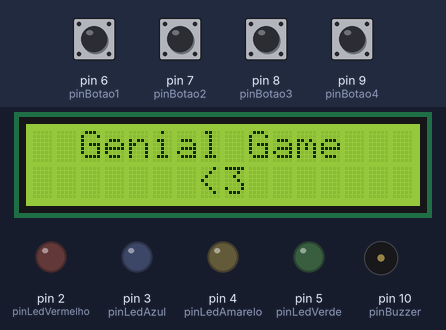
Bench run of a sketch on a simulated Arduino Uno, built with avr-gcc and run on an emulated ATmega328P. On the bench: 16×2 character LCD, output pins drawn as LEDs (lit = HIGH), buzzer (waves = sounding). The test bench sets the inputs (shaded band); at power-on: pin 6 (pinBotao1), pin 7 (pinBotao2), pin 8 (pinBotao3), pin 9 (pinBotao4) HIGH. Random numbers use the default seed unless the sketch sets one.

Above: at 1.2 s.
1.3 s: pin 6 (pinBotao1) pulled LOW for 1 s
At 4.3 s:
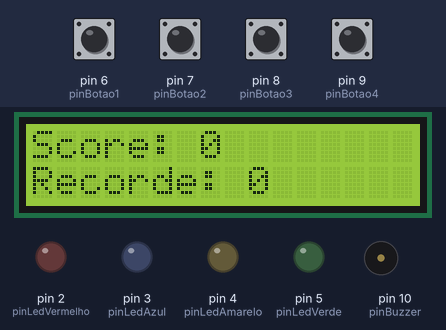
5.1 s: pin 6 (pinBotao1) pulled LOW for 1 s
At 7.2 s:
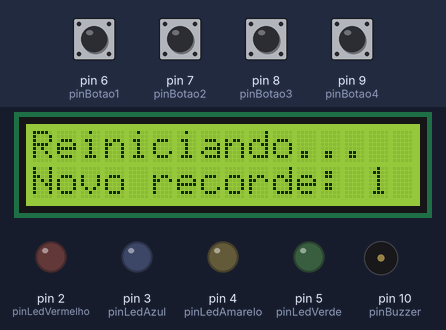
8.9 s: pin 7 (pinBotao2) pulled LOW for 1 s
At 10.3 s:
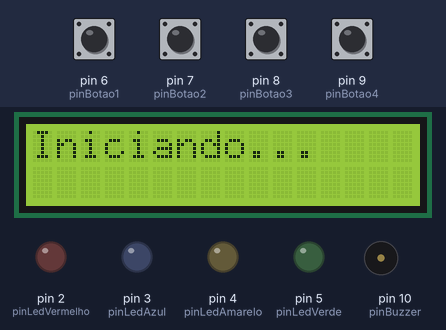
12.4 s: pin 8 (pinBotao3) pulled LOW for 1 s
At 14.1 s:
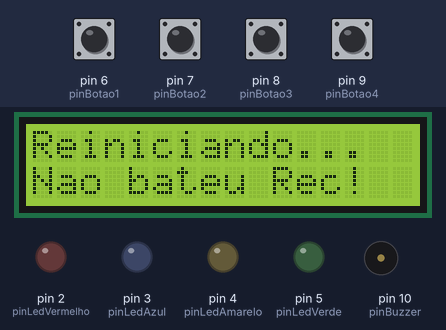
16.2 s: pin 9 (pinBotao4) pulled LOW for 1 s
At 18.06 s:
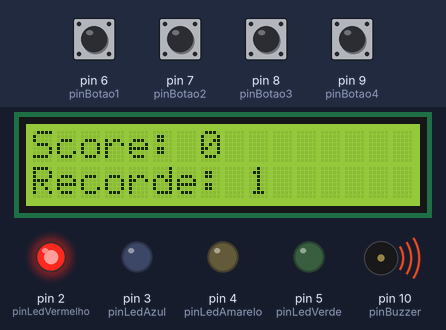
19.7 s: pin 9 (pinBotao4) pulled LOW for 0.15 s
At 23.29 s:
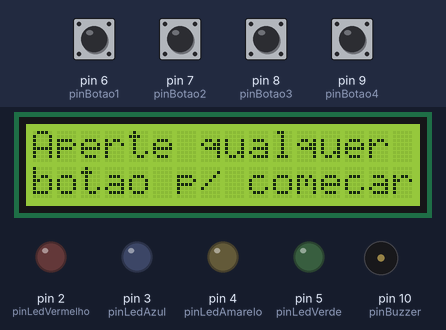
Timing chart, 0 to 23.5 s (numbered marks = the images above; inputs shaded):
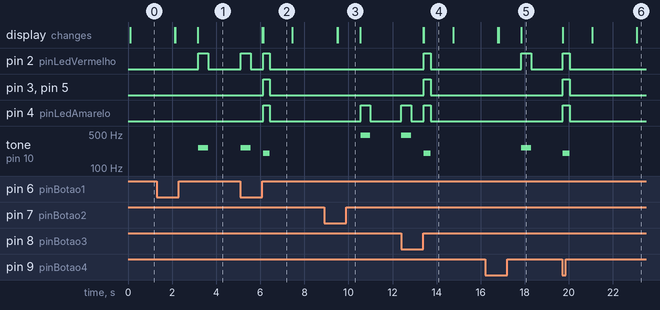

The sketch:

jogo-genial.ino
```cpp
#include <LiquidCrystal_I2C.h>

LiquidCrystal_I2C lcd(0x27, 16, 2);  // Endereço I2C (pode ser 0x27 ou 0x3F)

// Variáveis de pins
const int pinBotao1 = 6;
const int pinBotao2 = 7;
const int pinBotao3 = 8;
const int pinBotao4 = 9;
const int pinBuzzer = 10;
const int pinLedVermelho = 2;
const int pinLedAzul = 3;
const int pinLedAmarelo = 4;
const int pinLedVerde = 5;

// O fator de dificuldade determina a velocidade durante a sequência de leds
// Por isso, quanto menor esse fator, menor os delays, e, portanto, maior a dificuldade.
float fatorDificuldade = 1.0;

// Isso salva a sequência criada.
// É necessário salvar tanto as cores quanto as frequêcias emitidas para imitar a sequência.

int pinsRodada[50];
int freqsRodada[50];
int rodada = 0;
int highScore = 0;

bool reset = false;

// Os pins e frequências são inseridos em arrays para seleção aleatória.
int pins[4] = {pinLedVermelho, pinLedAzul, pinLedAmarelo, pinLedVerde};
int frequencias[4] = {263, 349, 466, 622}; // Os leds são mapeados às frequêencias

unsigned long ultimoTempoLeitura = 0;
const int tempoDebounce = 100;

void setup()
{
  pinMode(pinLedVerde, OUTPUT);
  pinMode(pinLedAzul, OUTPUT);
  pinMode(pinLedVermelho, OUTPUT);
  pinMode(pinLedAmarelo, OUTPUT);
  pinMode(pinBuzzer, OUTPUT);

  pinMode(pinBotao1, INPUT_PULLUP);
  pinMode(pinBotao2, INPUT_PULLUP);
  pinMode(pinBotao3, INPUT_PULLUP);
  pinMode(pinBotao4, INPUT_PULLUP);

  randomSeed(analogRead(A0));

  lcd.init();
  lcd.backlight();

}

void loop() {
  delay(10);
  if (rodada == 0){
    esperarIniciar();
  }
  iniciar();
}

void iniciar(){
  bool passouRodada = false;

  iniciarRodada();

  // reset é uma variável booleana que é settada para true apena quando o
  // usuário deseja resetar, não quando ele perde.
  // receberInputs retorna um booleano para a derrota/vitória do usuário
  if (!reset){
    passouRodada = receberInputs();
  }

  if (passouRodada){

    Serial.println("passou");
    rodada++;
    delay(500);

  } else {
    // não sei se precisa, só pra garantir que será limpado
    lcd.clear();

    if (reset){
    	lcd.print("Reiniciando...");
      // redefine o reset para o valor inicial dele
      reset = false;
    } else {
      // Isso ocorre quando o usuário perdeu e não foi reset
    	lcd.print("Perdeu!");
    }

    if (rodada > highScore){
     	  highScore = rodada;
      	lcd.setCursor(0,1);
      	lcd.print("Novo recorde: " + String(highScore));
    } else {
     	lcd.setCursor(0,1);
      	lcd.print("Nao bateu Rec!");
    }

    rodada = 0;
    piscarTodos();
    delay(1000);
  }
}

void setFatorDificuldade(){
  //Fórmula do fator de dificuldade, veja a função abaixo
  // d(r) = 1 - (0.5 * r)/(r + 1)
  // O fator de dificuldade começa em 1, diminui bastante no início, e se estabiliza próximo
  // a 0,65 para as próximas rodaas
  fatorDificuldade = 1 - (0.5 * rodada)/(rodada + 1);

}

void esperarIniciar(){
  bool esperar = true;

  lcd.clear();
  lcd.setCursor(2, 0);
  lcd.print("Genial Game");
  lcd.setCursor(7, 1);
  lcd.print("<3");

  delay(2000);
  lcd.clear();

  lcd.setCursor(0, 0);
  lcd.print("Aperte qualquer");
  lcd.setCursor(0, 1);
  lcd.print("botao p/ comecar");
  lcd.setCursor(0, 0);

  while(esperar) {
    delay(10);
    if (algumBotaoPressionado()) {
     	esperar = false;
      lcd.clear();
      lcd.print("Iniciando...");
    	delay(1000);
    }

  }

  lcd.clear();

}

bool algumBotaoPressionado(){
  return digitalRead(pinBotao1) == LOW || digitalRead(pinBotao2) == LOW || digitalRead(pinBotao3) == LOW || digitalRead(pinBotao4) == LOW;
}

  void iniciarRodada(){
    lcd.clear();
    lcd.print("Score: " + String(rodada));
    lcd.setCursor(0, 1);
    lcd.print("Recorde: " + String(highScore));

    //Quando se inicia a rodada, atualiza o fator de dificuldade global
    setFatorDificuldade();

    //Veja que o pin e o led estão mapeados no mesmo índice aleatório
    int indiceAleatorio = random(0,4);
    int frequenciaAleatoria = frequencias[indiceAleatorio];
    int ledAleatorio = pins[indiceAleatorio];

    //Armazena a frequência e o led tocado nas arrays, para depois replicar a sequência
    pinsRodada[rodada] = ledAleatorio;
    freqsRodada[rodada] = frequenciaAleatoria;

    // replica a sequência com base nas arrays
    for(int i = 0; i <= rodada; i++){
      delay(10);
      //Enquanto o jogo estiver tocando, o usuário pode apertar um botão para reiniciar rapidamente
      if (algumBotaoPressionado()) {
        reset = true;
        return;
      }
      piscarComSom(pinsRodada[i], freqsRodada[i]);
      delay(150 * fatorDificuldade);
    }
  }

void piscarTodos(){
  digitalWrite(pinLedVermelho, HIGH);
  digitalWrite(pinLedAmarelo, HIGH);
  digitalWrite(pinLedVerde, HIGH);
  digitalWrite(pinLedAzul, HIGH);

  tone(pinBuzzer, 200);

  delay(300);

  digitalWrite(pinLedVermelho, LOW);
  digitalWrite(pinLedAmarelo, LOW);
  digitalWrite(pinLedVerde, LOW);
  digitalWrite(pinLedAzul, LOW);

  noTone(pinBuzzer)  ;

}

void piscarComSom(int pinLed, int frequencia){

  digitalWrite(pinLed, HIGH);
  tone(pinBuzzer, frequencia);

  delay(450 * fatorDificuldade);

  digitalWrite(pinLed, LOW);
  noTone(pinBuzzer);

}

bool receberInputs(){
  for(int i = 0; i <= rodada; i++){
    delay(10);
    int inputValido = validarInput(pinsRodada[i], freqsRodada[i]);

    if (!inputValido) {return false;}
  }

  return true;
}

bool validarInput(int pinLedEmitido, int frequencia) {
  unsigned long tempoEspera = millis();

  while(millis() - tempoEspera < (4000 * fatorDificuldade)) { // Para armazenar um timeout

    delay(10);
    //evita debounce nos botões
    if (millis() - ultimoTempoLeitura > tempoDebounce) {

      // Verifica qual foi pressionado pelo usuário retorna verdadeiro se foi o ledemitido
      if (digitalRead(pinBotao1) == LOW) {
        ultimoTempoLeitura = millis();
        Serial.println("Botão 1 pressionado");
        if (pinLedVermelho != pinLedEmitido) return false;
        piscarComSom(pinLedVermelho, frequencia);
        return true;
      }
      else if (digitalRead(pinBotao2) == LOW) {
        ultimoTempoLeitura = millis();
        Serial.println("Botão 2 pressionado");
        if (pinLedAzul != pinLedEmitido) return false;
        piscarComSom(pinLedAzul, frequencia);
        return true;
      }
      else if (digitalRead(pinBotao3) == LOW) {
        ultimoTempoLeitura = millis();
        Serial.println("Botão 3 pressionado");
        if (pinLedAmarelo != pinLedEmitido) return false;
        piscarComSom(pinLedAmarelo, frequencia);
        return true;
      }
      else if (digitalRead(pinBotao4) == LOW) {
        ultimoTempoLeitura = millis();
        Serial.println("Botão 4 pressionado");
        if (pinLedVerde != pinLedEmitido) return false;
        piscarComSom(pinLedVerde, frequencia);
        return true;
      }
    }
  }
  return false; // Timeout ou input errado
}
```

Measured:
- after the input at 1.3 s, pin 2 (pinLedVermelho): LOW → HIGH after 1.9 s, → LOW 0.45 s later; tone on pin 10 (pinBuzzer): silent → 263 Hz after 1.9 s, → silent 0.45 s later
- after the input at 8.9 s, pin 4 (pinLedAmarelo): LOW → HIGH after 1.6 s, → LOW 0.45 s later; tone on pin 10 (pinBuzzer): silent → 466 Hz after 1.6 s, → silent 0.45 s later
- after the input at 16.2 s, pin 2 (pinLedVermelho): LOW → HIGH after 1.6 s, → LOW 0.45 s later; tone on pin 10 (pinBuzzer): silent → 263 Hz after 1.6 s, → silent 0.45 s later
- what the display in image 2 shows lasts 1.4 s, from 6.1 s to 7.5 s
